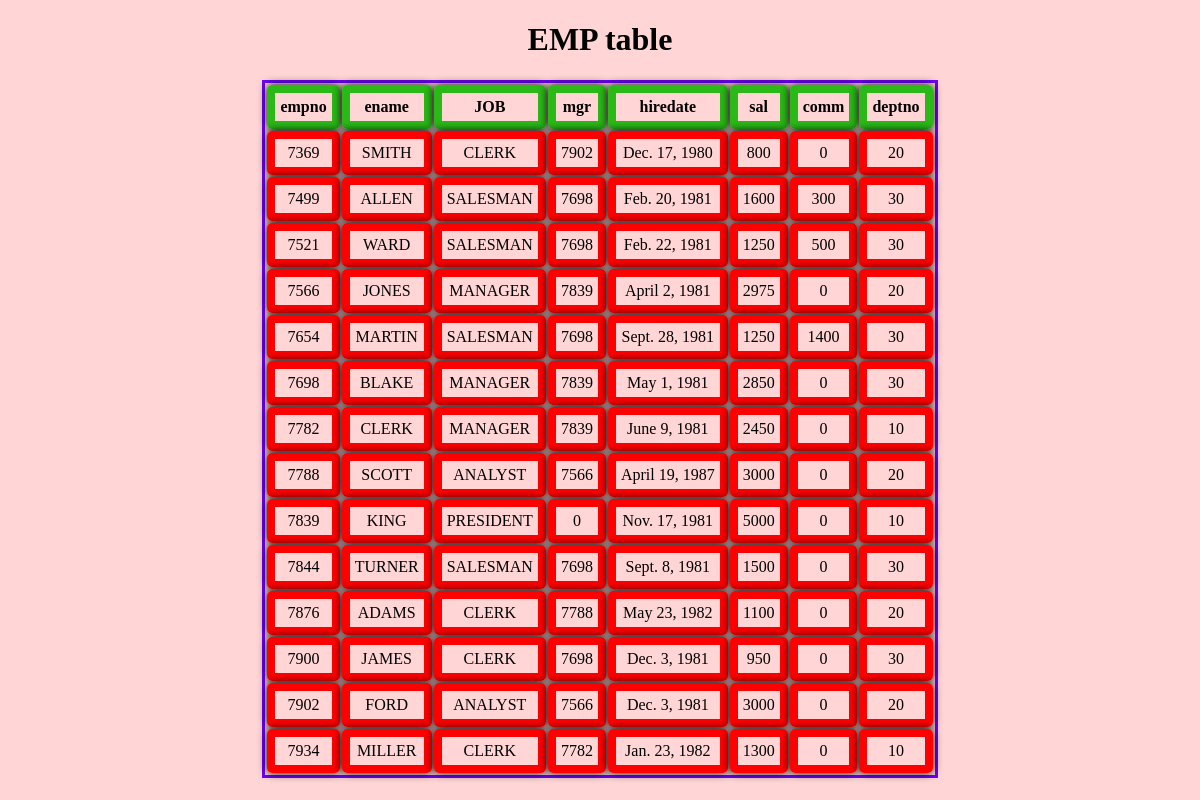
The page /emp/ on the database its author committed.
### app/models.py (models this page shows, shortened)
class EMP(models.Model):
    empno=models.IntegerField(primary_key=True)
    ename=models.CharField(max_length=100)
    job=models.CharField(max_length=100)
    mgr=models.IntegerField()
    hiredate=models.DateField()
    sal=models.IntegerField()
    comm=models.IntegerField(null=True)
    deptno=models.ForeignKey(DEPT,on_delete=models.CASCADE)

class DEPT(models.Model):
    deptno=models.IntegerField(primary_key=True)
    dname=models.CharField(max_length=100)
    loc=models.CharField(max_length=100)
    def __str__(self):
        return str(self.deptno)

### app/views.py (the view)
# urls.py: path('emp/',emp,name='emp'),
def emp(request):
    LOM=EMP.objects.all()
    d={'enm':LOM}
    return render(request,'emp.html',d)

### template/emp.html (shortened to what this page needs)
<!DOCTYPE html>
<html lang="en">
<head>
</head>
<body>
    <center>
        <h1>EMP table</h1>
    <table border="3px">
        <tr>
            <th>empno</th>
            <th>ename</th>
            <th>JOB</th>
            <th>mgr</th>
            <th>hiredate</th>
            <th>sal</th>
            <th>comm</th>
            <th>deptno</th>
        </tr>
    {% for a in enm %}
        <tr>
            <td>{{a.empno}}</td>
            <td>{{a.ename}}</td>
            <td>{{a.job}}</td>
            <td>{{a.mgr}}</td>
            <td>{{a.hiredate}}</td>
            <td>{{a.sal}}</th>
            <td>{{a.comm}}</td>
            <td>{{a.deptno}}</td>
        </tr>
    {% endfor %}
    </table>
    </center>
</body>
</html>

### template/emp.html (style rules this page uses)
td,th { text-align:center; padding: 5px; border:rgb(255, 0, 0) solid 8px; border-radius: 5px; box-shadow: 0px 0px 10px rgb(0, 0, 0); }
th { border:rgb(42, 185, 23) solid 8px; }
table { border: 3px solid rgb(111, 0, 255); }
body { background: rgb(255, 213, 213); }

### rows shown on the page
EMP: empno "7369", ename "SMITH", job "CLERK", mgr "7902", hiredate "Dec. 17, 1980", sal "800", comm "0", deptno "20"
EMP: empno "7499", ename "ALLEN", job "SALESMAN", mgr "7698", hiredate "Feb. 20, 1981", sal "1600", comm "300", deptno "30"
EMP: empno "7521", ename "WARD", job "SALESMAN", mgr "7698", hiredate "Feb. 22, 1981", sal "1250", comm "500", deptno "30"
EMP: empno "7566", ename "JONES", job "MANAGER", mgr "7839", hiredate "April 2, 1981", sal "2975", comm "0", deptno "20"
EMP: empno "7654", ename "MARTIN", job "SALESMAN", mgr "7698", hiredate "Sept. 28, 1981", sal "1250", comm "1400", deptno "30"
EMP: empno "7698", ename "BLAKE", job "MANAGER", mgr "7839", hiredate "May 1, 1981", sal "2850", comm "0", deptno "30"
EMP: empno "7782", ename "CLERK", job "MANAGER", mgr "7839", hiredate "June 9, 1981", sal "2450", comm "0", deptno "10"
EMP: empno "7788", ename "SCOTT", job "ANALYST", mgr "7566", hiredate "April 19, 1987", sal "3000", comm "0", deptno "20"
EMP: empno "7839", ename "KING", job "PRESIDENT", mgr "0", hiredate "Nov. 17, 1981", sal "5000", comm "0", deptno "10"
EMP: empno "7844", ename "TURNER", job "SALESMAN", mgr "7698", hiredate "Sept. 8, 1981", sal "1500", comm "0", deptno "30"
EMP: empno "7876", ename "ADAMS", job "CLERK", mgr "7788", hiredate "May 23, 1982", sal "1100", comm "0", deptno "20"
EMP: empno "7900", ename "JAMES", job "CLERK", mgr "7698", hiredate "Dec. 3, 1981", sal "950", comm "0", deptno "30"
EMP: empno "7902", ename "FORD", job "ANALYST", mgr "7566", hiredate "Dec. 3, 1981", sal "3000", comm "0", deptno "20"
EMP: empno "7934", ename "MILLER", job "CLERK", mgr "7782", hiredate "Jan. 23, 1982", sal "1300", comm "0", deptno "10"
